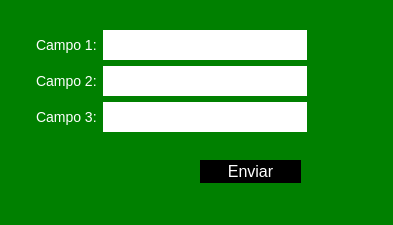
<?xml version="1.0" encoding="UTF-8"?>
<ui version="4.0">
 <class>Dialog</class>
 <widget class="QDialog" name="Dialog">
  <property name="geometry">
   <rect>
    <x>0</x>
    <y>0</y>
    <width>393</width>
    <height>225</height>
   </rect>
  </property>
  <property name="windowTitle">
   <string>Dialog</string>
  </property>
  <property name="styleSheet">
   <string notr="true">QDialog{
background-color:green;
font-family: arial, verdana;
}

QLineEdit{
border:0;
font-size: 14px;
height: 30 px;
}

QLabel{
color: #fff;
font-size: 14px;
}

QPushButton#boton{
background-color: #000;
color: #fff;
font-size: 16px;
border: 0;
}

QPushButton#boton:hover{
background-color: orange;
}
</string>
  </property>
  <widget class="QPushButton" name="boton">
   <property name="geometry">
    <rect>
     <x>200</x>
     <y>160</y>
     <width>101</width>
     <height>23</height>
    </rect>
   </property>
   <property name="text">
    <string>Enviar</string>
   </property>
  </widget>
  <widget class="QWidget" name="">
   <property name="geometry">
    <rect>
     <x>36</x>
     <y>30</y>
     <width>271</width>
     <height>104</height>
    </rect>
   </property>
   <layout class="QGridLayout" name="gridLayout">
    <item row="0" column="0">
     <widget class="QLabel" name="label">
      <property name="text">
       <string>Campo 1:</string>
      </property>
     </widget>
    </item>
    <item row="0" column="1">
     <widget class="QLineEdit" name="lineEdit">
      <property name="text">
       <string/>
      </property>
     </widget>
    </item>
    <item row="1" column="0">
     <widget class="QLabel" name="label_2">
      <property name="text">
       <string>Campo 2:</string>
      </property>
     </widget>
    </item>
    <item row="1" column="1">
     <widget class="QLineEdit" name="lineEdit_2">
      <property name="text">
       <string/>
      </property>
     </widget>
    </item>
    <item row="2" column="0">
     <widget class="QLabel" name="label_3">
      <property name="text">
       <string>Campo 3:</string>
      </property>
     </widget>
    </item>
    <item row="2" column="1">
     <widget class="QLineEdit" name="lineEdit_3">
      <property name="text">
       <string/>
      </property>
     </widget>
    </item>
   </layout>
  </widget>
 </widget>
 <resources/>
 <connections/>
</ui>
